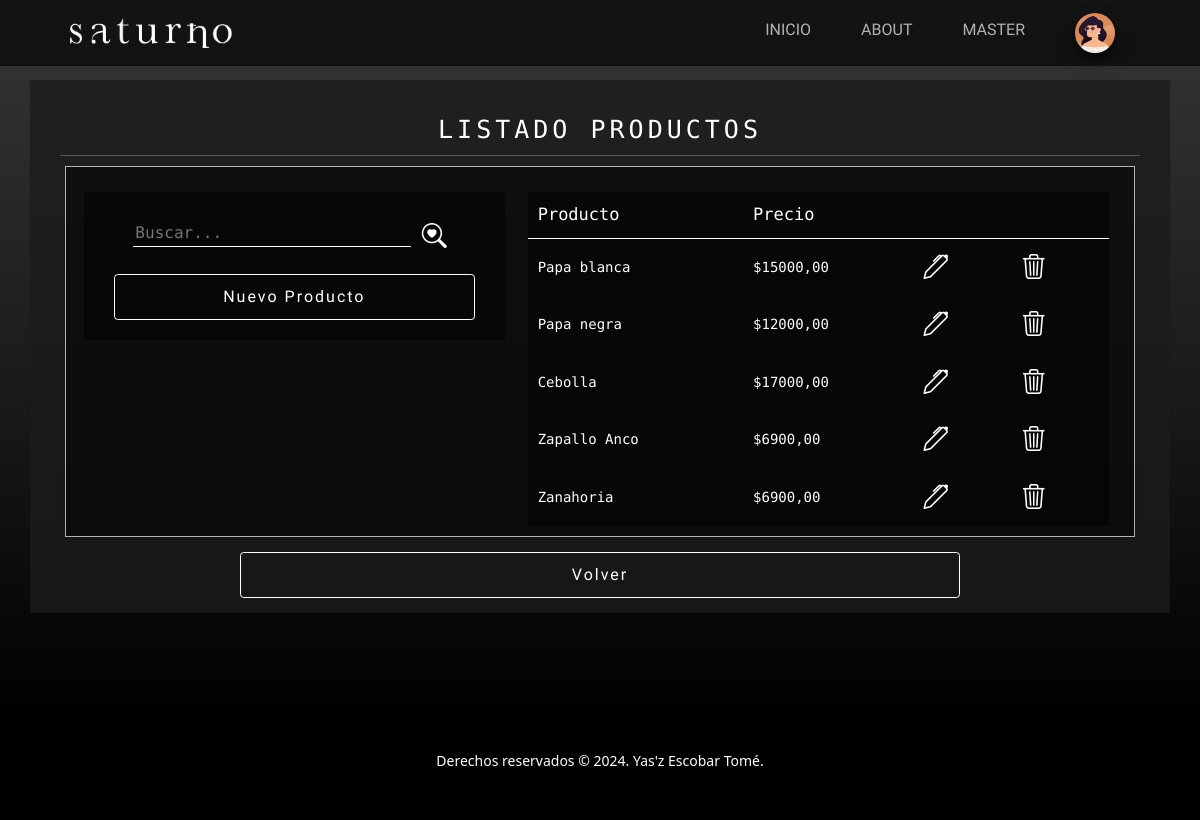
The page /productos/ (signed in) on the database its author committed.
### userManagement/models.py (models this page shows)
class Avatar(models.Model):
    user = models.OneToOneField(User, on_delete=models.CASCADE)
    image = models.ImageField(upload_to='media/avatars/', null=True, blank=True)
    def __str__(self):
        return self.image.url

### products/models.py (models this page shows, shortened)
class Product(models.Model):
    name = models.CharField(max_length=100)
    price = models.DecimalField(max_digits=10, decimal_places=2)

### products/views.py (the view)
# urls.py: path('', ProductListView.as_view(), name='Products'),
class ProductListView(LoginRequiredMixin, ListView):
    model = Product
    context_object_name = 'products'
    template_name = 'products/products.html'

### products/templates/products/products.html (shortened to what this page needs)
{% extends 'main/base.html' %}
{% block main %}
<section class="page-section">
    <div class="container container-list py-4 px-lg-5 text-white text-center">
        <h1>LISTADO PRODUCTOS</h1>
        <hr>
        <div class="row gx-4 gx-lg-5 mx-2 custom-card justify-content-around">
            <div class="col-12 col-lg-5 align-top mt-4">
                <div class="row info-card ">
                    {% block search %}
                        {% include 'main/search.html' with page='Products' %}
                    {% endblock search %}
                    {% if request.user.is_superuser %}
                        <a class="btn btn-outline-green" href="{% url 'CreateProduct' %}">Nuevo Producto</a>
                    {% endif %}
                </div>
            </div>
            <div class="col-12 col-lg-7 mt-4">
                <table class="info-card justify-content-center">
                    <thead>
                        <tr>
                            <th>Producto</th>
                            <th>Precio</th>
                            <th></th>
                            <th></th>
                        </tr>
                    </thead>
                    <tbody>
                        {% for product in products %}
                        <tr>
                            <td>{{ product.name }}</td>
                            <td>${{ product.price }}</td>
                            {% if request.user.is_superuser %}
                            <td>
                                <a href="{% url 'DetailProduct' product.pk %}">
                                    <i class="bi bi-pen"></i>
                                </a>
                            </td>
                            <td>
                                <a href="{% url 'DeleteProduct' product.pk %}">
                                    <i class="bi bi-trash3"></i>
                                </a>
                            </td>
                            {% endif %}
                        </tr>
                        {% endfor %}
                    </tbody>
                </table>
            </div>
        </div>
        <a class="btn btn-outline-orange col-8 mt-4" href="{% url 'index' %}">Volver</a>
    </div>
</section>
{% endblock %}

### main/templates/main/base.html (shortened to what this page needs)
{% load static %}
<!DOCTYPE html>
<html lang="es">
<head>
    <link href="https://cdn.jsdelivr.net/npm/bootstrap@5.3.3/dist/css/bootstrap.min.css" rel="stylesheet"
>
    <link href="{% static 'main/css/styles.css' %}" rel="stylesheet"/>
</head>
<body>
    <nav class="navbar navbar-expand-lg navbar-light fixed-top">
        <div class="container px-4 px-lg-5">
            <a class="navbar-brand" href="/">
                <img src="{% static 'main/assets/img/logo.png' %}" alt="logo" class="d-inline-block align-text-top">
            </a>
            <div class="collapse navbar-collapse" id="navbarNav">
                <ul class="navbar-nav ms-auto">
                    <li class="nav-item pt-2">
                        <a class="nav-link" aria-current="page" href="{% url 'index' %}">INICIO</a>
                    </li>
                    <li class="nav-item pt-2">
                        <a class="nav-link" href="{% url 'About' %}">ABOUT</a>
                    </li>
                    <li class="nav-item dropdown pt-2">
                        {% if request.user.is_authenticated %}
                        <a class="nav-link" type="button" id="dropdownMenuButton" data-bs-toggle="dropdown" aria-expanded="false">
                            {{request.user.username|upper}}
                        </a>
                        {% endif %}
                    </li>
                    <li class="nav-item dropdown">
                        {% if request.user.is_authenticated %}
                        <a class="nav-link" type="button" id="dropdownMenuButton" data-bs-toggle="dropdown" aria-expanded="false">
                            <img class="avatar-circle" src="{{request.user.avatar}}" alt="" height="40px">
                        </a>
                        {% endif %}
                    </li>
                </ul>
            </div>
        </div>
    </nav>
    {% block main %}
    {% endblock main %}
    <footer class="footer bg-black small text-center text-white-50">
        <p>Derechos reservados &copy; 2024. Yas'z Escobar Tomé.</p>
    </footer>
</body>
</html>

### rows shown on the page
Product: name "Papa blanca", price "15000,00"
Product: name "Papa negra", price "12000,00"
Product: name "Cebolla", price "17000,00"
Product: name "Zapallo Anco", price "6900,00"
Product: name "Zanahoria", price "6900,00"

### other values the page prints
{{ request.user.username|upper }} "MASTER"
